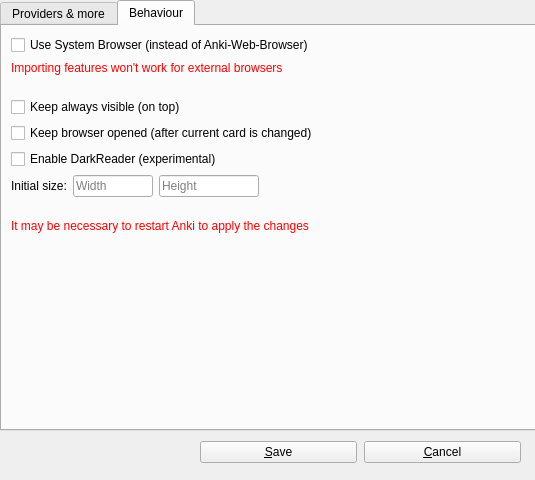
<?xml version="1.0" encoding="UTF-8"?>
<ui version="4.0">
 <class>ConfigView</class>
 <widget class="QDialog" name="ConfigView">
  <property name="windowModality">
   <enum>Qt::ApplicationModal</enum>
  </property>
  <property name="geometry">
   <rect>
    <x>0</x>
    <y>0</y>
    <width>535</width>
    <height>480</height>
   </rect>
  </property>
  <property name="sizePolicy">
   <sizepolicy hsizetype="Fixed" vsizetype="Fixed">
    <horstretch>1</horstretch>
    <verstretch>1</verstretch>
   </sizepolicy>
  </property>
  <property name="minimumSize">
   <size>
    <width>0</width>
    <height>0</height>
   </size>
  </property>
  <property name="maximumSize">
   <size>
    <width>1000</width>
    <height>1000</height>
   </size>
  </property>
  <property name="windowTitle">
   <string>Web Browser Config</string>
  </property>
  <property name="autoFillBackground">
   <bool>true</bool>
  </property>
  <property name="styleSheet">
   <string notr="true"/>
  </property>
  <property name="sizeGripEnabled">
   <bool>false</bool>
  </property>
  <widget class="QWidget" name="verticalLayWidget" native="true">
   <property name="geometry">
    <rect>
     <x>0</x>
     <y>0</y>
     <width>631</width>
     <height>521</height>
    </rect>
   </property>
   <property name="sizePolicy">
    <sizepolicy hsizetype="Preferred" vsizetype="Preferred">
     <horstretch>1</horstretch>
     <verstretch>1</verstretch>
    </sizepolicy>
   </property>
   <property name="locale">
    <locale language="English" country="UnitedStates"/>
   </property>
   <widget class="QTabWidget" name="tabWidget">
    <property name="geometry">
     <rect>
      <x>0</x>
      <y>0</y>
      <width>541</width>
      <height>431</height>
     </rect>
    </property>
    <property name="currentIndex">
     <number>1</number>
    </property>
    <widget class="QWidget" name="tab">
     <attribute name="title">
      <string>Providers &amp;&amp; more</string>
     </attribute>
     <widget class="QWidget" name="verticalLayoutWidget">
      <property name="geometry">
       <rect>
        <x>0</x>
        <y>0</y>
        <width>520</width>
        <height>401</height>
       </rect>
      </property>
      <layout class="QVBoxLayout" name="verticalLayout_3">
       <property name="spacing">
        <number>7</number>
       </property>
       <property name="sizeConstraint">
        <enum>QLayout::SetFixedSize</enum>
       </property>
       <property name="leftMargin">
        <number>10</number>
       </property>
       <property name="topMargin">
        <number>10</number>
       </property>
       <property name="rightMargin">
        <number>10</number>
       </property>
       <property name="bottomMargin">
        <number>10</number>
       </property>
       <item>
        <widget class="QLabel" name="lbProviders_2">
         <property name="font">
          <font>
           <weight>75</weight>
           <bold>true</bold>
          </font>
         </property>
         <property name="text">
          <string>Providers</string>
         </property>
        </widget>
       </item>
       <item>
        <widget class="QTableWidget" name="tbProviders_2">
         <property name="sizePolicy">
          <sizepolicy hsizetype="Preferred" vsizetype="Preferred">
           <horstretch>1</horstretch>
           <verstretch>0</verstretch>
          </sizepolicy>
         </property>
         <property name="inputMethodHints">
          <set>Qt::ImhNoPredictiveText</set>
         </property>
         <property name="selectionMode">
          <enum>QAbstractItemView::SingleSelection</enum>
         </property>
         <property name="selectionBehavior">
          <enum>QAbstractItemView::SelectRows</enum>
         </property>
         <property name="columnCount">
          <number>2</number>
         </property>
         <attribute name="horizontalHeaderStretchLastSection">
          <bool>true</bool>
         </attribute>
         <attribute name="verticalHeaderVisible">
          <bool>false</bool>
         </attribute>
         <column>
          <property name="text">
           <string>Name</string>
          </property>
         </column>
         <column>
          <property name="text">
           <string>URL</string>
          </property>
         </column>
        </widget>
       </item>
       <item>
        <layout class="QHBoxLayout" name="horizontalLayout_3">
         <property name="leftMargin">
          <number>100</number>
         </property>
         <property name="topMargin">
          <number>0</number>
         </property>
         <property name="rightMargin">
          <number>0</number>
         </property>
         <property name="bottomMargin">
          <number>0</number>
         </property>
         <item>
          <widget class="QPushButton" name="btProviderUp_2">
           <property name="text">
            <string>Up</string>
           </property>
          </widget>
         </item>
         <item>
          <widget class="QPushButton" name="btProviderDown_2">
           <property name="text">
            <string>Down</string>
           </property>
          </widget>
         </item>
         <item>
          <widget class="QPushButton" name="btSortProvider_2">
           <property name="text">
            <string>Sort</string>
           </property>
          </widget>
         </item>
         <item>
          <widget class="QPushButton" name="btRemove_2">
           <property name="text">
            <string>Remove</string>
           </property>
          </widget>
         </item>
         <item>
          <widget class="QPushButton" name="btAdd_2">
           <property name="text">
            <string>&amp;Add</string>
           </property>
          </widget>
         </item>
        </layout>
       </item>
       <item>
        <layout class="QHBoxLayout" name="horizontalLayout_4">
         <item>
          <widget class="QLabel" name="lbWordFilter_2">
           <property name="text">
            <string>Filter following words: </string>
           </property>
          </widget>
         </item>
         <item>
          <widget class="QLineEdit" name="teWordFilter_2">
           <property name="maximumSize">
            <size>
             <width>300</width>
             <height>16777215</height>
            </size>
           </property>
          </widget>
         </item>
        </layout>
       </item>
       <item>
        <widget class="Line" name="line_2">
         <property name="sizePolicy">
          <sizepolicy hsizetype="Expanding" vsizetype="Fixed">
           <horstretch>0</horstretch>
           <verstretch>0</verstretch>
          </sizepolicy>
         </property>
         <property name="orientation">
          <enum>Qt::Horizontal</enum>
         </property>
        </widget>
       </item>
       <item>
        <widget class="QLabel" name="lbShortcut_2">
         <property name="font">
          <font>
           <weight>75</weight>
           <bold>true</bold>
          </font>
         </property>
         <property name="text">
          <string>Shortcuts</string>
         </property>
        </widget>
       </item>
       <item>
        <layout class="QHBoxLayout" name="horizontalLayoutShortcuts_2">
         <property name="sizeConstraint">
          <enum>QLayout::SetDefaultConstraint</enum>
         </property>
         <item>
          <layout class="QVBoxLayout" name="verticalLayMenu_2">
           <item>
            <widget class="QLabel" name="lbShortMenu_2">
             <property name="text">
              <string>Show Web Browser menu</string>
             </property>
            </widget>
           </item>
           <item>
            <widget class="QLineEdit" name="teShortcutMenu_2">
             <property name="maximumSize">
              <size>
               <width>180</width>
               <height>16777215</height>
              </size>
             </property>
             <property name="maxLength">
              <number>200</number>
             </property>
            </widget>
           </item>
          </layout>
         </item>
         <item>
          <layout class="QVBoxLayout" name="verticalLayRepeat_2">
           <item>
            <widget class="QLabel" name="lbShortRepeat_2">
             <property name="text">
              <string>Search again, repeating last provider</string>
             </property>
            </widget>
           </item>
           <item>
            <widget class="QLineEdit" name="teShortcutRepeat_2">
             <property name="maximumSize">
              <size>
               <width>180</width>
               <height>16777215</height>
              </size>
             </property>
             <property name="maxLength">
              <number>200</number>
             </property>
            </widget>
           </item>
          </layout>
         </item>
        </layout>
       </item>
      </layout>
     </widget>
    </widget>
    <widget class="QWidget" name="tab_2">
     <attribute name="title">
      <string>Behaviour</string>
     </attribute>
     <widget class="QWidget" name="formLayoutWidget">
      <property name="geometry">
       <rect>
        <x>9</x>
        <y>9</y>
        <width>521</width>
        <height>201</height>
       </rect>
      </property>
      <layout class="QVBoxLayout" name="verticalLayout_2">
       <item>
        <widget class="QCheckBox" name="cbSystemBrowser_2">
         <property name="text">
          <string>Use System Browser (instead of Anki-Web-Browser)</string>
         </property>
        </widget>
       </item>
       <item>
        <widget class="QLabel" name="browserInfo_2">
         <property name="sizePolicy">
          <sizepolicy hsizetype="Fixed" vsizetype="Fixed">
           <horstretch>0</horstretch>
           <verstretch>0</verstretch>
          </sizepolicy>
         </property>
         <property name="minimumSize">
          <size>
           <width>0</width>
           <height>30</height>
          </size>
         </property>
         <property name="styleSheet">
          <string notr="true">QLabel  {
color: rgb(255, 0, 0);
}</string>
         </property>
         <property name="text">
          <string>Importing features won't work for external browsers</string>
         </property>
         <property name="alignment">
          <set>Qt::AlignLeading|Qt::AlignLeft|Qt::AlignTop</set>
         </property>
        </widget>
       </item>
       <item>
        <widget class="QCheckBox" name="rbOnTop_2">
         <property name="text">
          <string>Keep always visible (on top)</string>
         </property>
        </widget>
       </item>
       <item>
        <widget class="QCheckBox" name="rbKeepOpened_2">
         <property name="text">
          <string>Keep browser opened (after current card is changed)</string>
         </property>
        </widget>
       </item>
       <item>
        <widget class="QCheckBox" name="cbDarkReader">
         <property name="text">
          <string>Enable DarkReader (experimental)</string>
         </property>
        </widget>
       </item>
       <item>
        <layout class="QHBoxLayout" name="horizontalLayout_5">
         <item>
          <widget class="QLabel" name="label">
           <property name="sizePolicy">
            <sizepolicy hsizetype="Fixed" vsizetype="Fixed">
             <horstretch>0</horstretch>
             <verstretch>0</verstretch>
            </sizepolicy>
           </property>
           <property name="styleSheet">
            <string notr="true">text-align: right;
float: right;</string>
           </property>
           <property name="text">
            <string>Initial size:</string>
           </property>
           <property name="alignment">
            <set>Qt::AlignLeading|Qt::AlignLeft|Qt::AlignVCenter</set>
           </property>
          </widget>
         </item>
         <item>
          <widget class="QLineEdit" name="leWidth">
           <property name="sizePolicy">
            <sizepolicy hsizetype="Fixed" vsizetype="Fixed">
             <horstretch>0</horstretch>
             <verstretch>0</verstretch>
            </sizepolicy>
           </property>
           <property name="maximumSize">
            <size>
             <width>80</width>
             <height>16777215</height>
            </size>
           </property>
           <property name="maxLength">
            <number>6</number>
           </property>
           <property name="placeholderText">
            <string>Width</string>
           </property>
          </widget>
         </item>
         <item>
          <widget class="QLineEdit" name="leHeight">
           <property name="sizePolicy">
            <sizepolicy hsizetype="Fixed" vsizetype="Fixed">
             <horstretch>0</horstretch>
             <verstretch>0</verstretch>
            </sizepolicy>
           </property>
           <property name="minimumSize">
            <size>
             <width>100</width>
             <height>0</height>
            </size>
           </property>
           <property name="maximumSize">
            <size>
             <width>80</width>
             <height>16777215</height>
            </size>
           </property>
           <property name="maxLength">
            <number>6</number>
           </property>
           <property name="placeholderText">
            <string>Height</string>
           </property>
          </widget>
         </item>
         <item>
          <spacer name="horizontalSpacer">
           <property name="orientation">
            <enum>Qt::Horizontal</enum>
           </property>
           <property name="sizeHint" stdset="0">
            <size>
             <width>100</width>
             <height>20</height>
            </size>
           </property>
          </spacer>
         </item>
        </layout>
       </item>
       <item>
        <widget class="QLabel" name="bottomInfo_2">
         <property name="sizePolicy">
          <sizepolicy hsizetype="Preferred" vsizetype="Fixed">
           <horstretch>0</horstretch>
           <verstretch>0</verstretch>
          </sizepolicy>
         </property>
         <property name="minimumSize">
          <size>
           <width>0</width>
           <height>30</height>
          </size>
         </property>
         <property name="styleSheet">
          <string notr="true">QLabel  {
	color: rgb(255, 0, 0);
}</string>
         </property>
         <property name="text">
          <string>It may be necessary to restart Anki to apply the changes</string>
         </property>
         <property name="alignment">
          <set>Qt::AlignBottom|Qt::AlignLeading|Qt::AlignLeft</set>
         </property>
        </widget>
       </item>
      </layout>
     </widget>
    </widget>
   </widget>
   <widget class="QWidget" name="">
    <property name="geometry">
     <rect>
      <x>0</x>
      <y>440</y>
      <width>521</width>
      <height>25</height>
     </rect>
    </property>
    <layout class="QHBoxLayout" name="btActionsBox_2">
     <property name="spacing">
      <number>7</number>
     </property>
     <property name="leftMargin">
      <number>200</number>
     </property>
     <item>
      <widget class="QPushButton" name="btSave_2">
       <property name="text">
        <string>&amp;Save</string>
       </property>
      </widget>
     </item>
     <item>
      <widget class="QPushButton" name="btCancel_2">
       <property name="text">
        <string>&amp;Cancel</string>
       </property>
      </widget>
     </item>
    </layout>
   </widget>
  </widget>
 </widget>
 <resources/>
 <connections/>
</ui>
